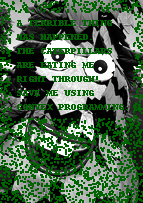
#> input picture corrupted.png, 143 x 203 px
$ python p2.py
#> lines starting #> are read from the running program, lines starting #| are printed output that depends on the picture
from PIL import Image
from numpy import array
import matplotlib.pyplot as plt

img = array(Image.open("corrupted.png"), dtype=int)[:,:,0]
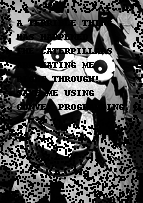
#> img: shape (203, 143) int64; min 0, max 254, mean 73.8
Known = (img > 0).astype(int)
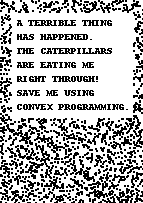
#> Known: shape (203, 143) int64; values 0 (black) and 1 (white), 70.1% white; black in thin lines or dots

naive_img = array(img)

for i in xrange(203):
  for j in xrange(143):
    if naive_img[i][j] == 0:
      summ = 0
      num_neigh = 0

      # update spots with avg(known neighbors)
      if (i==0 and j==0):
        summ = (naive_img[i][j+1] + naive_img[i+1][j])
        if naive_img[i][j+1] > 0:
          num_neigh+=1
        if naive_img[i+1][j] > 0:
          num_neigh+=1
      elif (i==0 and j==142):
        summ = (naive_img[i][j-1] + naive_img[i+1][j])
        if naive_img[i][j-1] > 0:
          num_neigh+=1
        if naive_img[i+1][j] > 0:
          num_neigh+=1
      elif (i==202 and j==0):
        summ = (naive_img[i][j+1] + naive_img[i-1][j])
        if naive_img[i][j+1] > 0:
          num_neigh+=1
        if naive_img[i-1][j] > 0:
          num_neigh+=1
      elif (i==202 and j==142):
        summ = (naive_img[i][j-1] + naive_img[i-1][j])
        if naive_img[i][j-1] > 0:
          num_neigh+=1
        if naive_img[i-1][j] > 0:
          num_neigh+=1

      elif (i>0 and i<202 and j>0 and j<142):
        summ = (naive_img[i][j-1] + naive_img[i][j+1] + naive_img[i-1][j] + naive_img[i+1][j])
        if naive_img[i][j-1] > 0:
          num_neigh+=1
        if naive_img[i][j+1] > 0:
          num_neigh+=1
        if naive_img[i-1][j] > 0:
          num_neigh+=1
        if naive_img[i+1][j] > 0:
          num_neigh+=1

      else:
        if (i==0 and j<142 and j>0):
          summ = (naive_img[i][j-1] + naive_img[i][j+1] + naive_img[i+1][j])
          if naive_img[i][j-1] > 0:
            num_neigh+=1
          if naive_img[i][j+1] > 0:
            num_neigh+=1
          if naive_img[i+1][j] > 0:
            num_neigh+=1

        if (j==0 and i<202 and i>0):
          summ = (naive_img[i][j+1] + naive_img[i-1][j] + naive_img[i+1][j])
          if naive_img[i][j+1] > 0:
            num_neigh+=1
          if naive_img[i-1][j] > 0:
            num_neigh+=1
          if naive_img[i+1][j] > 0:
            num_neigh+=1

        if (i==202 and j<142 and j>0):
          summ = (naive_img[i][j-1] + naive_img[i][j+1] + naive_img[i-1][j])
          if naive_img[i][j-1] > 0:
            num_neigh+=1
          if naive_img[i][j+1] > 0:
            num_neigh+=1
          if naive_img[i-1][j] > 0:
            num_neigh+=1

        if (j==142 and i<202 and i>0):
          summ = (naive_img[i][j-1] + naive_img[i-1][j] + naive_img[i+1][j])
          if naive_img[i][j-1] > 0:
            num_neigh+=1
          if naive_img[i-1][j] > 0:
            num_neigh+=1
          if naive_img[i+1][j] > 0:
            num_neigh+=1

      if num_neigh > 0:
        naive_img[i][j] = ((summ*1.0)/num_neigh)
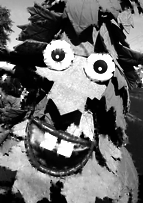
#> naive_img: shape (203, 143) int64; min 1, max 254, mean 105.5

plt.imshow(naive_img)
plt.gray()
plt.savefig('recovered_stanford_tree_2b.png')
plt.show()

from cvxpy import Variable, Minimize, Problem, mul_elemwise, tv
#> (the run stopped early here; a loop or call above may not have finished)
